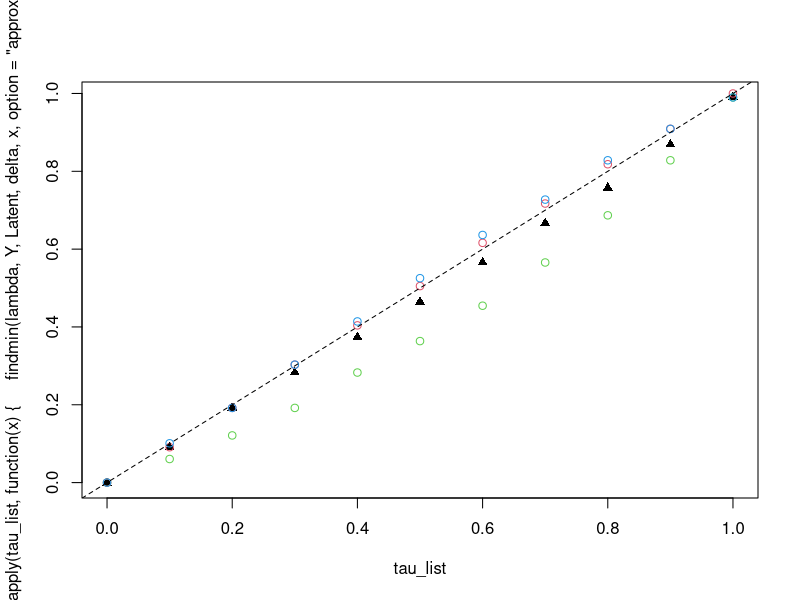

Here is the R script that generated this plot:
rho <- function(u, tau) {
  u*(tau - (u<0))
}

loss <- function(Y, delta, tau, lambda) {
  input <- Y - (1-delta)*pmin(Y, lambda) - delta*lambda
  return (sum(rho(input, tau)))
}

latent_loss <- function(Y, tau, lambda) {
  input <- Y - lambda
  return (sum(rho(input, tau)))
}

oracle_loss <- function(Y, C, tau, lambda) {
  input <- Y - pmin(C, lambda)
  return (sum(rho(input, tau)))
}

n <- 1000
Latent <- runif(n)
# C <- rnorm(n, mean = 0.8, sd = 0.2)
C <- 1*rbinom(n, 1, 0.4) + runif(n)
Y <- pmin(Latent, C)
delta <- 1*(Latent <= C)
tau <- 0.6
lambda <- seq(0, 1, length.out = 100)

findmin <- function(lambda, Y, Latent, delta, tau, option = 'approx') {
  if (option == 'approx') {
    l <- sapply(lambda, function (x) {loss(Y, delta, tau, x)})
    return (lambda[which(l == min(l))[1]])
  } else if (option == 'truth') {
    l <- sapply(lambda, function (x) {latent_loss(Latent, tau, x)})
    return (lambda[which(l == min(l))[1]])
  } else if (option == 'oracle') {
    l <- sapply(lambda, function (x) {oracle_loss(Y, C, tau, x)})
    return (lambda[which(l == min(l))[1]])
  } else {
    l <- sapply(lambda, function (x) {latent_loss(Y, tau, x)})
    return (lambda[which(l == min(l))[1]])
  }
}

sum(delta)/length(delta)
tau_list <- seq(0,1,length.out = 11)
plot(tau_list, 
     sapply(tau_list, function (x) {findmin(lambda, Y, Latent, delta, x, option = 'approx')}), 
     pch=17)
points(tau_list, 
       sapply(tau_list, function (x) {findmin(lambda, Y, Latent, delta, x, option = 'biased')}), 
       col = 3)
points(tau_list, 
       sapply(tau_list, function (x) {findmin(lambda, Y, Latent, delta, x, option = 'truth')}), 
       col = 2)
points(tau_list, 
       sapply(tau_list, function (x) {findmin(lambda, Y, Latent, delta, x, option = 'oracle')}), 
       col = 4)
abline(a = 0, b = 1, lty = 2)
